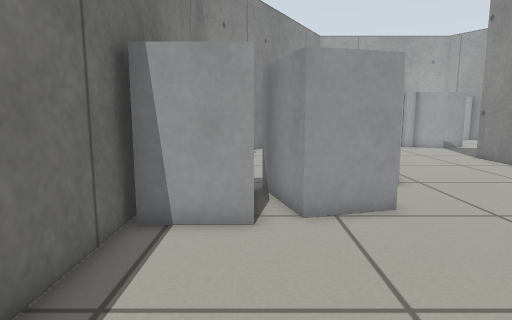
view 1 (above)

21 first-person views from a walk through a robot-simulator world made for Gazebo. The camera is 0.63 m above the floor, tilts 8° down and sees 75° across. The floor is counted in squares, 0.25 m on a side. Each view is taken from the middle of a square. On the plan, view 1 faces up. The plan holds only what a view shows up to about 20 squares ahead; the rest is blank.

view 2
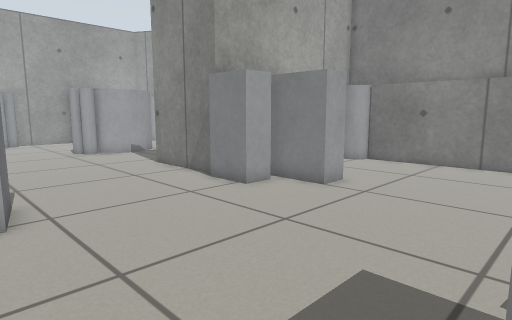

view 3
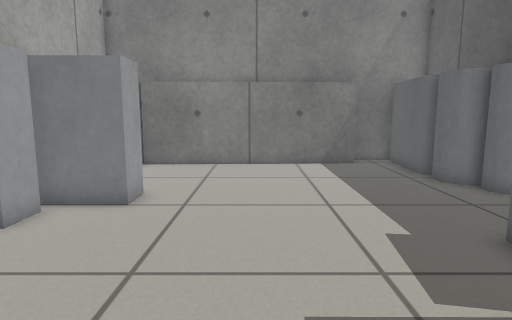

view 4
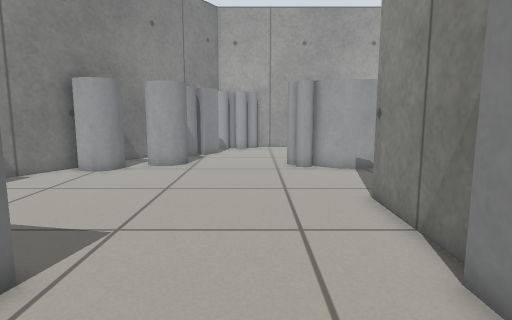

view 5
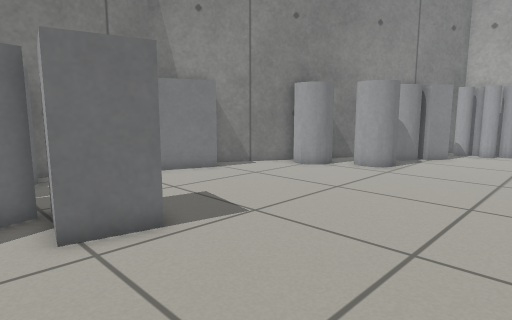

view 6
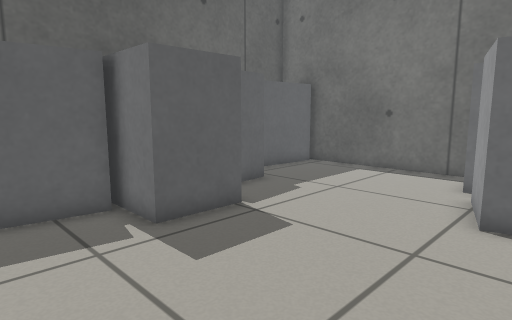

view 7
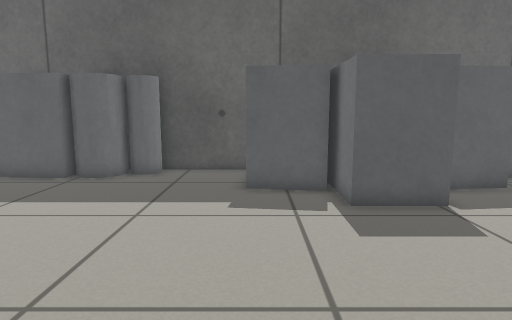

view 8
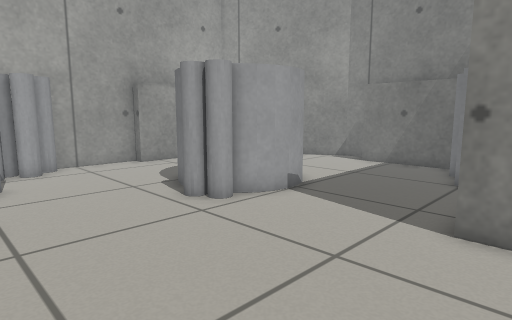

view 9
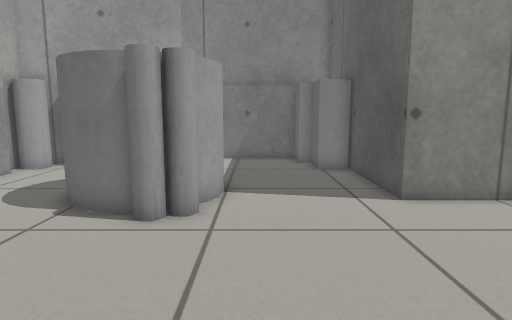

view 10
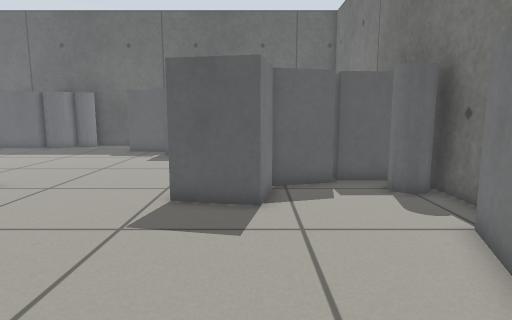

view 11
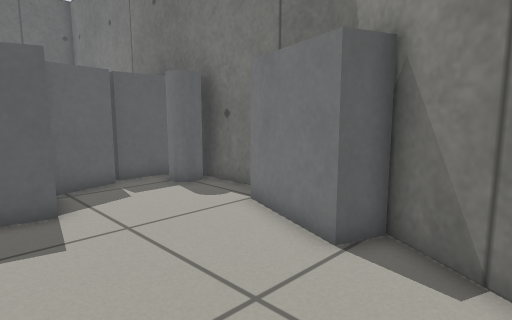

view 12
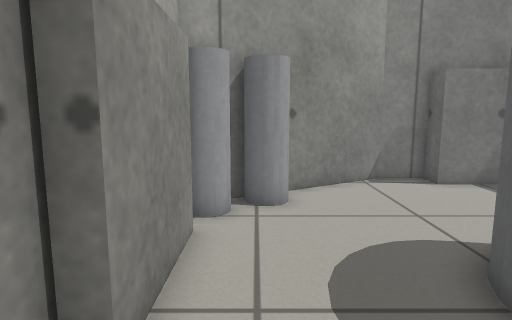

view 13
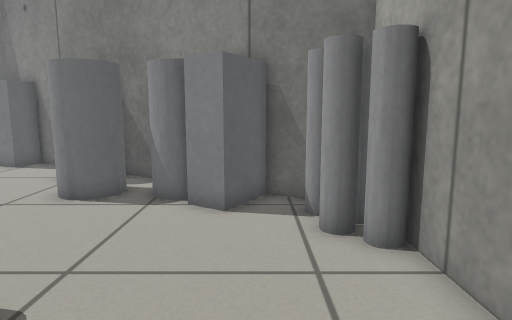

view 14
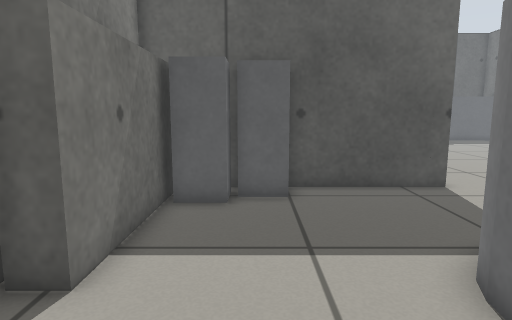

view 15
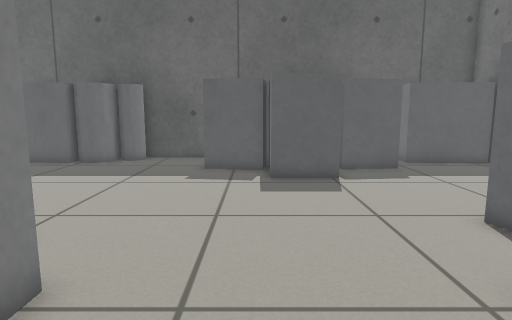

view 16
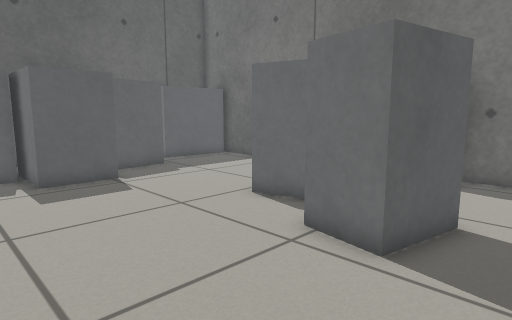

view 17
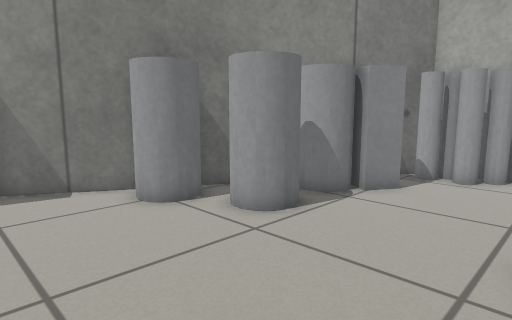

view 18
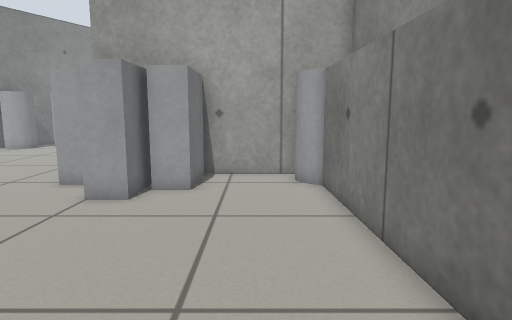

view 19
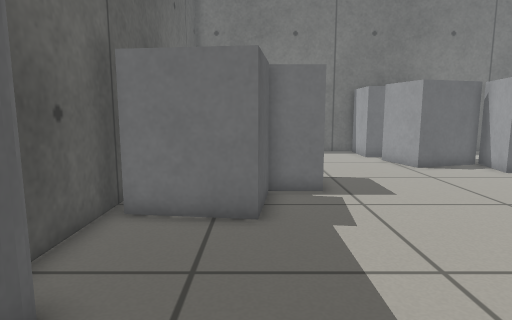

view 20
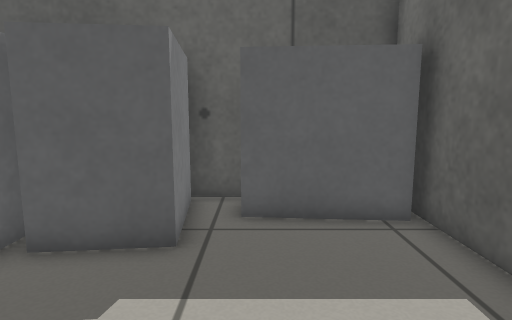

view 21
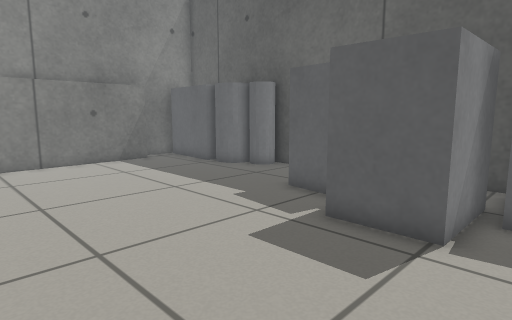

### Floor plan
Key: @ floor where view 1 was taken; # wall or solid block; . floor; B grey box; P grey pole; C grey cylinder.
Columns run from 3 left of view 1 to 23 right of it. Each row starts with its distance up from view 1.
 34          ###P##### #####
 33         ##PPP...#####CC#
 32        ##PP...........C##
 31        #BB............CC#
 30       ## BB.............##
 29       #CCB...... C.......#
 28      ##CC......C  C......##
 27      # CC.....C     ......#
 26     ##. C.....P    C......#
 25    ##CCCC.....PP  C......##
 24    #CCC.........CC.......##
 23   ##.C...................##
 22   #......................##
 21  ##....................BB##
 20 ##B..................BBBB##
 19 #BB.............######B####
 18 # B.............#
 17 #BB.............#
 16 #B..............#
 15 #...............#
 14 #.....BBB.......###########
 13 #C....B B......BB   B...CC#
 12 #C....BBB......BBBB B...CC#
 11 #BBBBBB..........BBBB...###
 10 #  BB B..........BB......##
  9 #   B BB.................##
  8 #  BBBB..................##
  7 #BBB.....................##
  6 #........................##
  5 #........................##
  4 #........................##
  3 #........BBB.............##
  2 #........B B.............##
  1 #.....BBBB BBBB..........##
  0 #..@..B  B BB B...........#
 -1 #BBBB.B  . B  B.....CCBBBB#
 -2 #   B.B  .    B...CCCC    #
 -3 ###########################

Where each view was taken, in squares from view 1:
view 1: 0 up, 0 right, facing up
view 2: 3 up, 4 right, facing up-right
view 3: 6 up, 5 right, facing right
view 4: 9 up, 9 right, facing up
view 5: 10 up, 12 right, facing up-left
view 6: 10 up, 12 right, facing down-left
view 7: 12 up, 11 right, facing down
view 8: 17 up, 5 right, facing up-right
view 9: 23 up, 3 right, facing right
view 10: 23 up, 3 right, facing down
view 11: 23 up, 5 right, facing down-left
view 12: 32 up, 10 right, facing right
view 13: 31 up, 15 right, facing left
view 14: 30 up, 19 right, facing down
view 15: 16 up, 9 right, facing down
view 16: 16 up, 11 right, facing down-left
view 17: 19 up, 11 right, facing up-left
view 18: 0 up, 19 right, facing up
view 19: 1 up, 19 right, facing left
view 20: 7 up, 1 right, facing down
view 21: 10 up, 4 right, facing down-right
